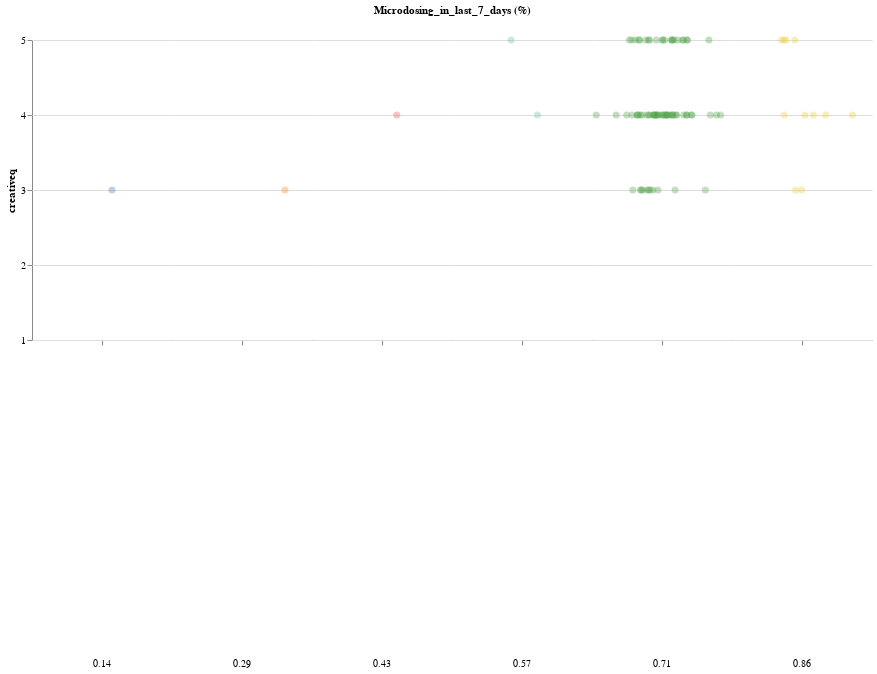

Notebook code cell kept with this figure:
### Code cell
main = []
for window in range(2,8):   
    stripplot = alt.Chart(data, width=140).mark_circle(size=50, opacity=0.35).encode(
        x=alt.X(
            'jitter:Q',
            title=None,
            axis=alt.Axis(values=[0], ticks=True, grid=False, labels=False,),
            scale=alt.Scale(),
        ),
        y=alt.Y('creativeq:Q', scale=alt.Scale(domain=(1,5)), axis=alt.Axis(values=[1, 2, 3, 4, 5])),
        color=alt.Color(f'Microdosing_in_last_{window}_days (%):N', legend=None),
        column=alt.Column(
            f'Microdosing_in_last_{window}_days (%):N',
            header=alt.Header(
                labelAngle=0,
                titleOrient='top',
                labelOrient='bottom',
                labelAlign='center',
                labelPadding=323,
            ),
        ),
    ).transform_calculate(
        # Generate Gaussian jitter with a Box-Muller transform
        jitter='sqrt(-2*log(random()))*cos(2*PI*random())'
    ).configure_facet(
        spacing=0
    ).configure_view(
        stroke=None
    )
    main.append(stripplot)
main[5]
